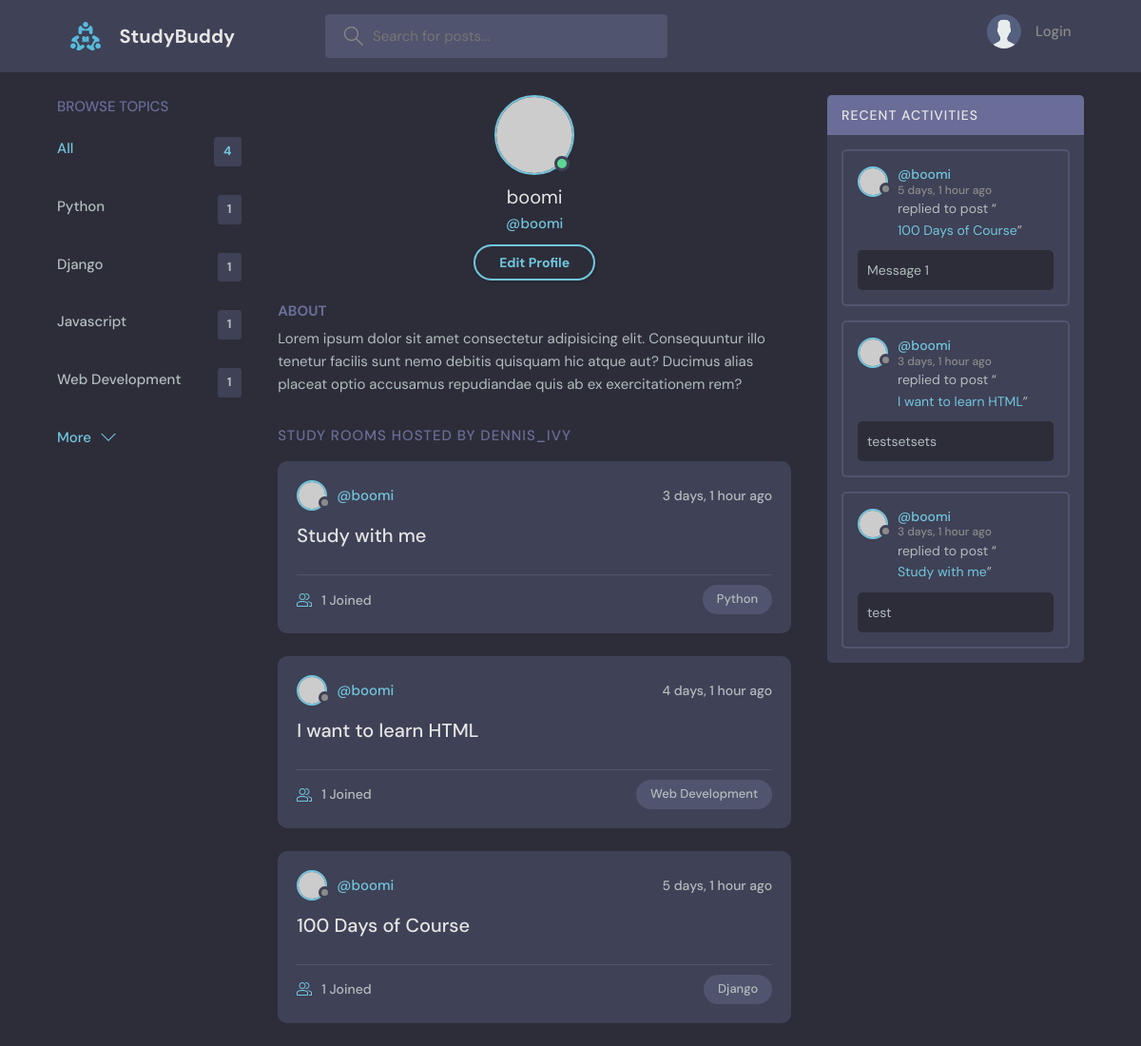
The app's page /profile/2/, older data.
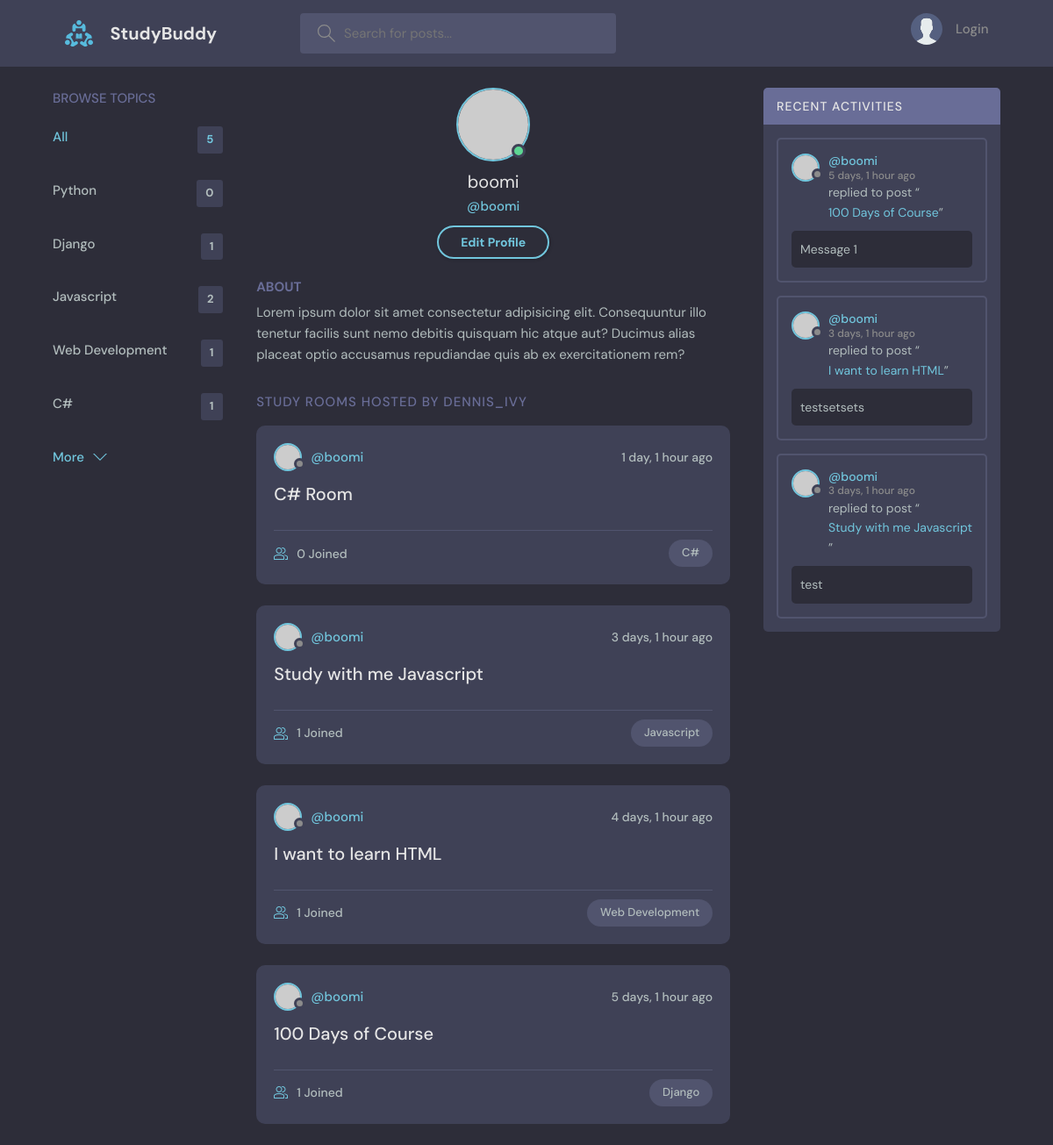
The same page, newer data.
### base/models.py (models this page shows, shortened)
class Topic(models.Model):
    name = models.CharField(max_length=200)

class Room(models.Model):
    host = models.ForeignKey(User, on_delete=models.SET_NULL,null=True)
    topic = models.ForeignKey(Topic, on_delete=models.SET_NULL,null=True)
    name = models.CharField(max_length=200)
    description = models.TextField(null=True, blank=True)
    participants = models.ManyToManyField(User, related_name='participants',blank=True)
    updated = models.DateField(auto_now=True)
    created = models.DateField(auto_now_add=True)
    class Meta:
        ordering = ['-updated','-created']
    def __str__(self):
        return self.name

class Message (models.Model):
    user = models.ForeignKey(User, on_delete=models.CASCADE)
    room = models.ForeignKey(Room, on_delete=models.CASCADE)
    body = models.TextField(null=True)
    updated = models.DateField(auto_now=True)
    created = models.DateField(auto_now_add=True)
    def __str__(self):
        return self.body[0:50]

### base/views.py (the view)
# urls.py: path('profile/<str:pk>/',views.userProfile,name="user-profile"),
def userProfile(request, pk):
    user = User.objects.get(id=pk)
    rooms = user.room_set.all()
    room_messages = user.message_set.all()
    topics = Topic.objects.all()
    context = {'user': user, 'rooms': rooms,
               'room_messages': room_messages, 'topics': topics}
    return render(request, 'base/profile.html', context)

### base/templates/base/profile.html
{% extends "main.html" %}
{% block content %}
  <main class="profile-page layout layout--3">
    <div class="container">
      {% include "base/topics_component.html" %}
      <div class="roomList">
        <div class="profile">
          <div class="profile__avatar">
            <div class="avatar avatar--large active">
              <img src="https://randomuser.me/api/portraits/men/11.jpg" />
            </div>
          </div>
          <div class="profile__info">
            <h3>{{user}}</h3>
            <p>@{{user.username}}</p>
            <a href="{% url "update-user" %}" class="btn btn--main btn--pill">Edit Profile</a>
          </div>
          <div class="profile__about">
            <h3>About</h3>
            <p>
              Lorem ipsum dolor sit amet consectetur adipisicing elit. Consequuntur illo tenetur
              facilis sunt nemo debitis quisquam hic atque aut? Ducimus alias placeat optio
              accusamus repudiandae quis ab ex exercitationem rem?
            </p>
          </div>
        </div>
        <div class="roomList__header">
          <div>
            <h2>Study Rooms Hosted by dennis_ivy</a>
            </h2>
          </div>
        </div>
        {% include "base/feed_component.html" %}
      </div>
      <div class="activities">
        <div class="activities__header">
          <h2>Recent Activities</h2>
        </div>
        {% include "base/activity_component.html" %}
      </div>
    </div>
  </main>
{% endblock %}

### templates/main.html (shortened to what this page needs)
<!DOCTYPE html>
<html lang="en">
  {% load static %}
  <head>
    <link rel="stylesheet" href="{% static "styles/main.css" %}" />
  </head>
  <body>
    {% include 'navbar.html' %}
    {% block content %}
    {% endblock content %}
  </body>
</html>

### templates/navbar.html (shortened to what this page needs)
{% load static %}
<header class="header header--loggedIn">
  <div class="container">
    <a href="{% url "home" %}" class="header__logo">
      <img src="{% static "images/logo.svg" %}" />
      <h1>StudyBuddy</h1>
    </a>
    <form class="header__search" action="{% url "home" %}" >
      <label>
        <input placeholder="Search for posts..." />
      </label>
    </form>
    <nav class="header__menu">
      {% if request.user.is_authenticated %}
      <div class="header__user">
        <a href="{% url "user-profile" request.user.id%}">
          <div class="avatar avatar--medium active">
            <img src="https://randomuser.me/api/portraits/men/37.jpg" />
          </div>
          <p>{{request.user}}<span>@{{request.user.username}}</span></p>
        </a>
        <button class="dropdown-button">
          <svg
            version="1.1"
            xmlns="http://www.w3.org/2000/svg"
            width="32"
            height="32"
            viewBox="0 0 32 32"
          >
            <title>chevron-down</title>
            <path d="M16 21l-13-13h-3l16 16 16-16h-3l-13 13z"></path>
          </svg>
        </button>
      </div>
      {% else %}
      <a href="{% url "login" %}">
        <img src="{% static "images/avatar.svg" %}" />
        <p>Login</p>
      {% endif %}
    </nav>
  </div>
</header>

### base/templates/base/topics_component.html
<div class="topics">
    <div class="topics__header">
      <h2>Browse Topics</h2>
    </div>
    <ul class="topics__list">
      <li>
        <a href="{% url "home" %}" class="active">All <span>{{topics.count}}</span></a>
      </li>
      {% for topic in topics %}
      <li><a href="{% url 'home' %}?q={{topic.name}}">{{topic.name}} <span>{{topic.room_set.all.count}}</span></a></li>
      {% endfor %}
    </ul>
    <a class="btn btn--link" href="{% url "topics" %}">
      More
      <svg version="1.1" xmlns="http://www.w3.org/2000/svg" width="32" height="32" viewBox="0 0 32 32">
        <title>chevron-down</title>
        <path d="M16 21l-13-13h-3l16 16 16-16h-3l-13 13z"></path>
      </svg>
    </a>
  </div>

### base/templates/base/feed_component.html (shortened to what this page needs)
{% for room in rooms%}
<div class="roomListRoom">
    <div class="roomListRoom__header">
      <a href="{% url "user-profile" room.host.id %}" class="roomListRoom__author">
        <div class="avatar avatar--small">
          <img src="https://randomuser.me/api/portraits/women/11.jpg" />
        </div>
        <span>@{{room.host.username}}</span>
      </a>
      <div class="roomListRoom__actions">
        <span>{{room.created|timesince}} ago</span>
      </div>
    </div>
    <div class="roomListRoom__content">
      <a href="{% url 'room' room.id %}">{{room.name}}</a>
    </div>
    <div class="roomListRoom__meta">
      <a href="room.html" class="roomListRoom__joined">
        {{room.participants.all.count}} Joined
      </a>
      <p class="roomListRoom__topic">{{room.topic.name}}</p>
    </div>
  </div>
{% endfor %}

### base/templates/base/activity_component.html (shortened to what this page needs)
{% for message in room_messages %}
<div class="activities__box">
    <div class="activities__boxHeader roomListRoom__header">
      <a href="{% url "user-profile" message.user.id %}" class="roomListRoom__author">
        <div class="avatar avatar--small">
          <img src="https://randomuser.me/api/portraits/women/11.jpg" />
        </div>
        <p>
          @{{message.user}}
          <span>{{message.created|timesince}} ago</span>
        </p>
      </a>
    </div>
    <div class="activities__boxContent">
      <p>replied to post “<a href="{% url "room" message.room.id %}">{{message.room}}</a>”</p>
      <div class="activities__boxRoomContent">
        {{message}}
      </div>
    </div>
  </div>
  {% endfor %}

Row changes from the older to the newer data that the page shows:
computed for Topic "Python": room_set.all.count "1" → "0"
computed for Topic "Javascript": room_set.all.count "1" → "2"
added Topic: name "C#", room_set.all.count "1"
added Room: host.username "boomi", created "1 day, 1 hour", name "C# Room", participants.all.count "0", topic.name "C#"
changed Room: name "Study with me" → "Study with me Javascript"; topic.name "Python" → "Javascript"
changed through a linked row, Message "test": room "Study with me" → "Study with me Javascript"
Text that changed along with them:
{{ topics.count }}: "4" → "5"
